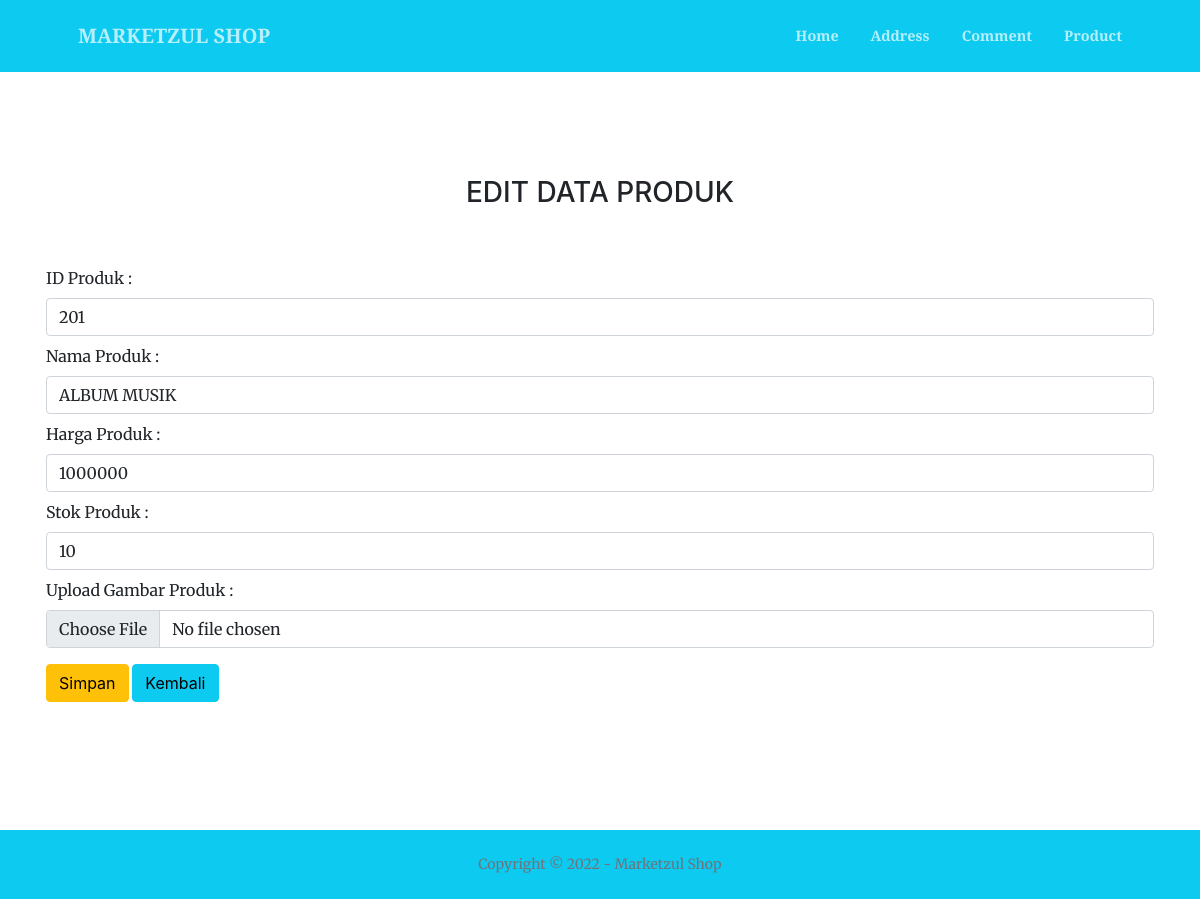
Page /edit_product.php?id=1 on the committed database.
### tables this page shows
CREATE TABLE `db_marketzul` (
  `id` int(10) NOT NULL,
  `id_produk` int(20) NOT NULL,
  `nama_produk` varchar(100) NOT NULL,
  `harga_produk` int(100) NOT NULL,
  `stok_produk` int(10) NOT NULL,
  `gambar_produk` varchar(5000) NOT NULL
);

### function.php (called while the page is built, shortened)
<?php
$conn = mysqli_connect('localhost', 'root', '', 'uas_1904030056');
function query($query)
{
    global $conn;
    $result = mysqli_query($conn, $query);
    if (mysqli_num_rows($result) == 1) {
        return mysqli_fetch_assoc($result);
    }
    $rows = [];
    return $rows;
}

### edit_product.php (the view, shortened to what this page needs)
<?php
  require 'function.php';
  $id = $_GET['id'];
  $produk = query("SELECT * FROM db_marketzul WHERE id = $id");
?>
<!DOCTYPE html>
<html lang="en">
<head>
  <link href="https://cdn.jsdelivr.net/npm/bootstrap-icons@1.5.0/font/bootstrap-icons.css" rel="stylesheet" />
  <link href="https://cdnjs.cloudflare.com/ajax/libs/SimpleLightbox/2.1.0/simpleLightbox.min.css" rel="stylesheet" />
  <link href="css/styles.css" rel="stylesheet" />
  <link rel="stylesheet" href="font-awesome.css">
</head>
<body id="page-top">
  <nav class="navbar navbar-expand-lg navbar-dark bg-info fixed-top py-3" id="mainNav">
    <div class="container px-4 px-lg-5">
      <a class="navbar-brand" href="#page-top">MARKETZUL SHOP</a>
      <div class="collapse navbar-collapse" id="navbarResponsive">
        <ul class="navbar-nav ms-auto my-2 my-lg-0">
          <li class="nav-item"><a class="nav-link" href="index.php">Home</a></li>
          <li class="nav-item"><a class="nav-link" href="index.php#services">Address</a></li>
          <li class="nav-item"><a class="nav-link" href="index.php#contact">Comment</a></li>
          <li class="nav-item"><a class="nav-link" href="product.php">Product</a></li>
        </ul>
      </div>
    </div>
  </nav>
  <section class="page-section" id="portfolio">
    <div class="container justify-content-center">
      <div class="text-center mt-5">
        <h3 class="section-heading text-uppercase mb-5">EDIT DATA PRODUK</h3>
      </div>
      <div class="row">
        <div class="col px-3">
          <form method="POST" action="">
            <div class="form-group">
              <label for="id_produk" class="form-label mt-2">ID Produk : </label>
              <input type="text" class="form-control" id="id_produk" value="<?= $produk['id_produk'] ?>"
                placeholder="ID Produk" name="id_produk" autofocus required autocomplete="off">
            </div>
            <div class="form-group">
              <label for="nama_produk" class="form-label mt-2">Nama Produk : </label>
              <input type="text" class="form-control" id="nama_produk" value="<?= $produk['nama_produk'] ?>"
                placeholder="Nama Produk" name="nama_produk" required autocomplete="off">
            </div>
            <div class="form-group">
              <label for="harga_produk" class="form-label mt-2">Harga Produk : </label>
              <input type="text" class="form-control" id="harga_produk" value="<?= $produk['harga_produk'] ?>"
                placeholder="Harga Produk" name="harga_produk" required autocomplete="off">
            </div>
            <div class="form-group">
              <label for="stok_produk" class="form-label mt-2">Stok Produk : </label>
              <input type="text" class="form-control" id="stok_produk" value="<?= $produk['stok_produk'] ?>"
                placeholder="Stok Produk" name="stok_produk" required autocomplete="off">
            </div>
            <div class="form-group">
              <label for="gambar_produk" class="form-label mt-2">Upload Gambar Produk :</label>
              <input class="form-control" type="file" id="gambar_produk" value="<?= $produk['gambar_produk'] ?>"
                placeholder="Gambar Produk" name="gambar_produk" required autocomplete="off">
            </div>
            <button type="tambah" class="btn btn-warning mt-3" name="edit">Simpan</button>
            <a href="detail_product.php" class="btn btn-info mt-3" role="button">Kembali</a>
          </form>
        </div>
      </div>
    </div>
  </section>
  <footer class="bg-info py-4">
    <div class="container px-lg-5">
      <div class="small text-center text-muted">Copyright &copy; 2022 - Marketzul Shop</div>
    </div>
  </footer>
</body>
</html>

### rows in the picture
db_marketzul: id_produk "201", nama_produk "ALBUM MUSIK", harga_produk "1000000", stok_produk "10"
